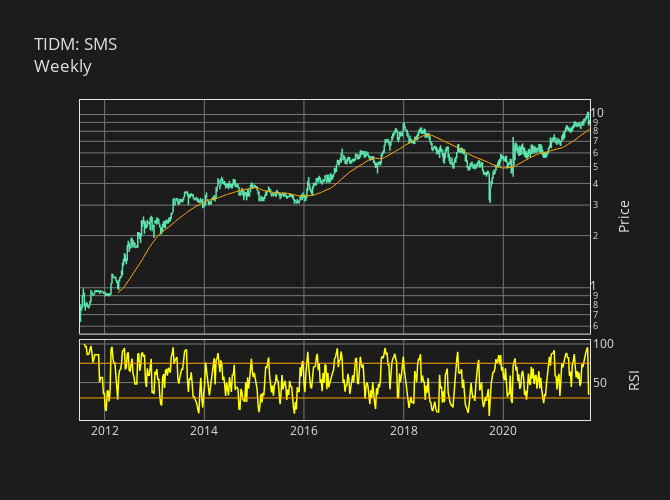

Here is the notebook cell this chart was saved with:
### Code cell
# Customise plot hovertext.
hovertext_ohlc = []
for i in range(len(df.open)):
    hovertext_ohlc.append(
        str(df.index[i].strftime('%Y-%m-%d'))
        + '<br>O: '+ str('{0:.2f}'.format(df.open[i]))
        + '<br>H: '+ str('{0:.2f}'.format(df.high[i]))
        + '<br>L: '+ str('{0:.2f}'.format(df.low[i]))
        + '<br>C: '+ str('{0:.2f}'.format(df.close[i]))
    )

hovertext_sma = []
for i in range(len(df.open)):
    hovertext_sma.append(
        f'{p_sma} SMA: ' + str('{0:.2f}'.format(df.sma[i])))

hovertext_rsi = []
for i in range(len(df.open)):
    hovertext_rsi.append(
        str(df.index[i].strftime('%Y-%m-%d'))
        + f'<br>{p_rsi} RSI: ' + str('{0:.1f}'.format(df.rsi[i])))

# Create plot traces.
trace_ohlc = go.Ohlc(
    x=df.index,
    open=df.open,
    high=df.high,
    low=df.low,
    close=df.close,
    increasing_line_color='rgba(92, 230, 174, 1.0)',
    decreasing_line_color='rgba(92, 230, 174, 1.0)',
    line_width=1.5,
    text=hovertext_ohlc,
    hoverinfo='text',
)

trace_sma = go.Scatter(
    x=df.index,
    y=df.sma,
    line=dict(color='orange', width=1.0,),
    text=hovertext_sma,
    hoverinfo='text',
)

trace_rsi = go.Scatter(
    x=df.index,
    y=df.rsi,
    line=dict(color='yellow', width=1.5,),
    text=hovertext_rsi,
    hoverinfo='text',
)

# Create figure.
fig = make_subplots(
    rows=2,
    cols=1,
    shared_xaxes=True,
    vertical_spacing=0.02,
)

# Add plot traces to figure.
fig.add_trace(
    trace_ohlc,
    row=1,
    col=1,
)

fig.add_trace(
    trace_sma,
    row=1,
    col=1,
)

fig.add_trace(
    trace_rsi,
    row=2,
    col=1,
)

fig.add_hline(
    y=pz1,
    row=2,
    col=1,
    line=dict(
        color='orange',
        width=1.0,
    )
)

fig.add_hline(
    y=pze,
    row=2,
    col=1,
    line=dict(
        color='orange',
        width=1.0,
    )
)

# Customise plot layout.
fig.update_layout(
    autosize=False,
    showlegend=False,
    width=670,
    height=500,
    yaxis_domain=[0.27, 1],
    yaxis2_domain=[0, 0.25],
    paper_bgcolor='rgba(28, 28, 28, 1.0)',
    plot_bgcolor='rgba(28, 28, 28, 1.0)',
    font=dict(
        color='rgba(226, 226, 226, 1.0)'
    ),
    title=dict(
        text=f'TIDM: {tidm}<br>{timeframe}',
        font_color='rgba(226, 226, 226, 1.0)'
    ),
    xaxis=dict(
        rangeslider=dict(
            visible=False),
    ),
    hovermode='x unified',
    hoverlabel=dict(
        bgcolor='rgba(28, 28, 28, 0.8)')
)

# Customise plot axes.
fig.update_xaxes(
    linecolor='rgba(226, 226, 226, 1.0)',
    gridcolor='rgba(119, 119, 119, 1.0)',
    mirror=True,
)

fig.update_yaxes(
    linecolor='rgba(226, 226, 226, 1.0)',
    gridcolor='rgba(119, 119, 119, 1.0)',
    mirror=True,
)

fig.update_yaxes(
    row=1,
    col=1,
    side='right',
    title='Price',
    type='log',
)

fig.update_yaxes(
    row=2,
    col=1,
    side='right',
    title='RSI',
)

# Display plot.
fig.show(
    config={
        'scrollZoom': True,
        'modeBarButtonsToRemove': ['zoom', 'select2d', 'lasso2d'],
    }
)

### Figure 1 — Plotly figure (JSON) as saved in the notebook; plotly's stock layout.template omitted (floating-point values rounded to 4 significant figures; data arrays with more than 128 entries replaced by an {"elided": "..."} marker saying what was removed)
{"data": [{"close": {"elided": "534 float values"}, "decreasing": {"line": {"color": "rgba(92, 230, 174, 1.0)"}}, "high": {"elided": "534 float values"}, "hoverinfo": "text", "increasing": {"line": {"color": "rgba(92, 230, 174, 1.0)"}}, "line": {"width": 1.5}, "low": {"elided": "534 float values"}, "open": {"elided": "534 float values"}, "text": {"elided": "534 str values"}, "type": "ohlc", "x": {"elided": "534 str values"}, "xaxis": "x", "yaxis": "y"}, {"hoverinfo": "text", "line": {"color": "orange", "width": 1}, "text": {"elided": "534 str values"}, "type": "scatter", "x": {"elided": "534 str values"}, "xaxis": "x", "y": {"elided": "534 float values"}, "yaxis": "y"}, {"hoverinfo": "text", "line": {"color": "yellow", "width": 1.5}, "text": {"elided": "534 str values"}, "type": "scatter", "x": {"elided": "534 str values"}, "xaxis": "x2", "y": {"elided": "534 float values"}, "yaxis": "y2"}], "layout": {"autosize": false, "font": {"color": "rgba(226, 226, 226, 1.0)"}, "height": 500, "hoverlabel": {"bgcolor": "rgba(28, 28, 28, 0.8)"}, "hovermode": "x unified", "paper_bgcolor": "rgba(28, 28, 28, 1.0)", "plot_bgcolor": "rgba(28, 28, 28, 1.0)", "shapes": [{"line": {"color": "orange", "width": 1}, "type": "line", "x0": 0, "x1": 1, "xref": "x2 domain", "y0": 30, "y1": 30, "yref": "y2"}, {"line": {"color": "orange", "width": 1}, "type": "line", "x0": 0, "x1": 1, "xref": "x2 domain", "y0": 75, "y1": 75, "yref": "y2"}], "showlegend": false, "title": {"font": {"color": "rgba(226, 226, 226, 1.0)"}, "text": "TIDM: SMS<br>Weekly"}, "width": 670, "xaxis": {"anchor": "y", "autorange": true, "domain": [0, 1], "gridcolor": "rgba(119, 119, 119, 1.0)", "linecolor": "rgba(226, 226, 226, 1.0)", "matches": "x2", "mirror": true, "range": ["2011-07-04 12:00", "2021-09-27 12:00"], "rangeslider": {"visible": false, "yaxis": {}}, "showticklabels": false, "type": "date"}, "xaxis2": {"anchor": "y2", "autorange": true, "domain": [0, 1], "gridcolor": "rgba(119, 119, 119, 1.0)", "linecolor": "rgba(226, 226, 226, 1.0)", "mirror": true, "range": ["2011-07-04 12:00", "2021-09-27 12:00"], "type": "date"}, "yaxis": {"anchor": "x", "autorange": true, "domain": [0.27, 1], "gridcolor": "rgba(119, 119, 119, 1.0)", "linecolor": "rgba(226, 226, 226, 1.0)", "mirror": true, "range": [-0.2646, 1.084], "side": "right", "title": {"text": "Price"}, "type": "log"}, "yaxis2": {"anchor": "x2", "autorange": true, "domain": [0, 0.25], "gridcolor": "rgba(119, 119, 119, 1.0)", "linecolor": "rgba(226, 226, 226, 1.0)", "mirror": true, "range": [1.426, 105.2], "side": "right", "title": {"text": "RSI"}, "type": "linear"}}}
